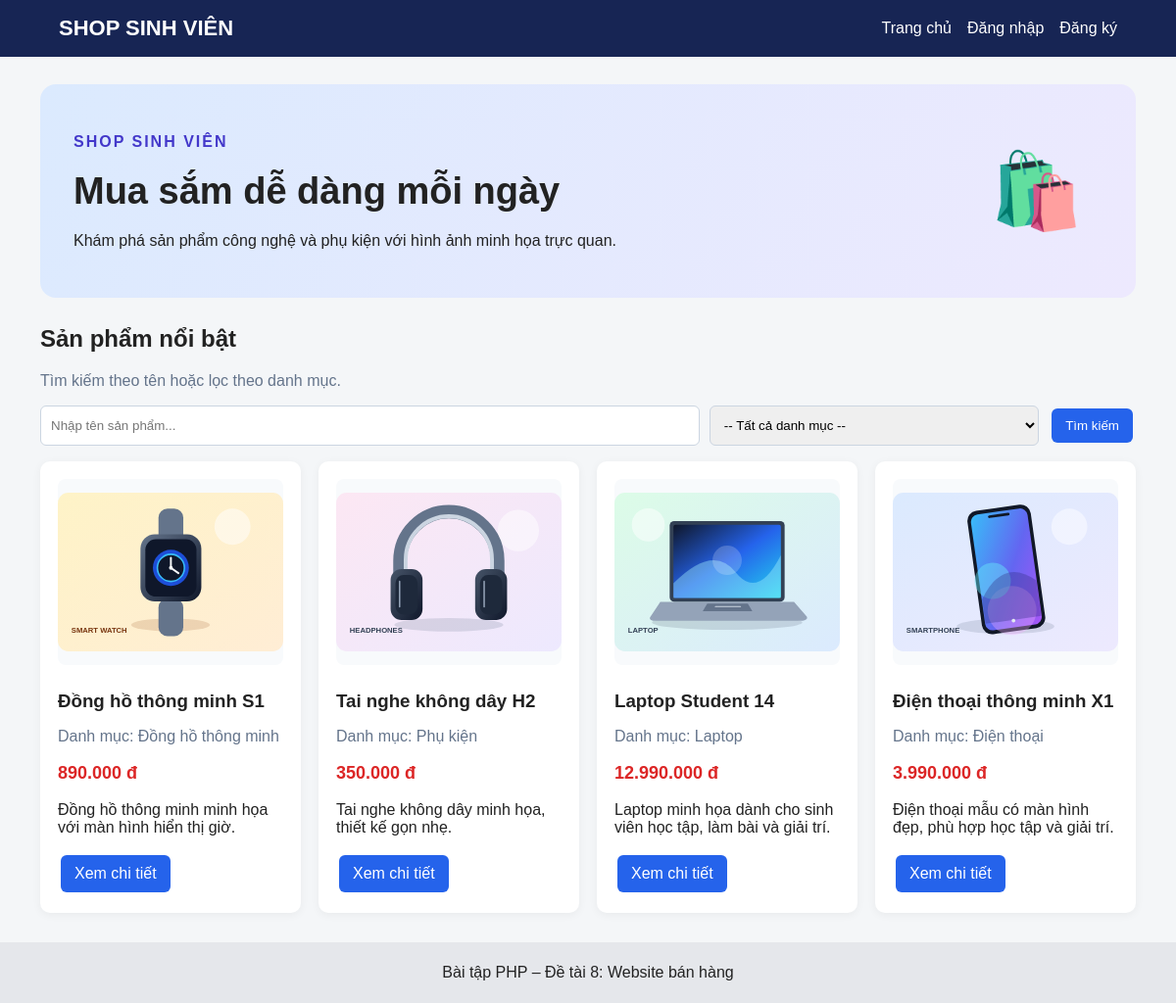
The page / on the database its author committed.
### tables this page shows
CREATE TABLE IF NOT EXISTS products (
 id INT AUTO_INCREMENT PRIMARY KEY,
 name VARCHAR(200) NOT NULL,
 description TEXT,
 price DECIMAL(12,2) NOT NULL DEFAULT 0,
 image VARCHAR(255) DEFAULT '',
 category_id INT NOT NULL,
 created_at TIMESTAMP DEFAULT CURRENT_TIMESTAMP,
 FOREIGN KEY (category_id) REFERENCES categories(id) ON DELETE CASCADE
);

CREATE TABLE IF NOT EXISTS categories (
 id INT AUTO_INCREMENT PRIMARY KEY,
 name VARCHAR(100) NOT NULL
);

### index.php (the view, shortened to what this page needs)
<?php
require_once __DIR__ . '/config/database.php';
require_once __DIR__ . '/includes/header.php';
$sql = "SELECT p.*, c.name AS category_name FROM products p JOIN categories c ON p.category_id=c.id WHERE 1=1";
$params = [];
$sql .= " ORDER BY p.id DESC";
$stmt = $conn->prepare($sql); $stmt->execute($params); $products = $stmt->fetchAll();
?>
<section class="hero"><div><p class="eyebrow">SHOP SINH VIÊN</p><h1>Mua sắm dễ dàng mỗi ngày</h1><p>Khám phá sản phẩm công nghệ và phụ kiện với hình ảnh minh họa trực quan.</p></div><div class="hero-icon">🛍️</div></section><h2>Sản phẩm nổi bật</h2><p class="muted">Tìm kiếm theo tên hoặc lọc theo danh mục.</p>
<form class="search" method="get"><input type="text" name="keyword" placeholder="Nhập tên sản phẩm..." value="<?= htmlspecialchars($_GET['keyword'] ?? '') ?>"><select name="category_id"><option value="">-- Tất cả danh mục --</option></select><button class="btn" type="submit">Tìm kiếm</button></form>
<div class="products"><?php if (!$products): ?><p>Không tìm thấy sản phẩm phù hợp.</p><?php endif; ?><?php foreach ($products as $p): ?><article class="product"><img class="product-image" src="<?= htmlspecialchars($p['image'] ?: 'assets/images/phone.svg') ?>" alt="<?= htmlspecialchars($p['name']) ?>" onerror="this.onerror=null;this.src='assets/images/phone.svg'"><h3><?= htmlspecialchars($p['name']) ?></h3><p class="muted">Danh mục: <?= htmlspecialchars($p['category_name']) ?></p><p class="price"><?= number_format($p['price'], 0, ',', '.') ?> đ</p><p><?= nl2br(htmlspecialchars($p['description'] ?? '')) ?></p><a class="btn" href="product.php?id=<?= $p['id'] ?>">Xem chi tiết</a></article><?php endforeach; ?></div>
<?php require_once __DIR__ . '/includes/footer.php'; ?>

### includes/header.php (shortened to what this page needs)
<!DOCTYPE html><html lang="vi"><head><link rel="stylesheet" href="/website_ban_hang_php_de_tai_8/assets/style.css"></head><body>
<header class="top"><a class="brand" href="/website_ban_hang_php_de_tai_8/index.php">SHOP SINH VIÊN</a><nav><a href="/website_ban_hang_php_de_tai_8/index.php">Trang chủ</a>
<?php if (!empty($_SESSION['user'])): ?>
<span>Xin chào, <?= htmlspecialchars($_SESSION['user']['fullname']) ?></span>
<?php if ($_SESSION['user']['role'] === 'admin'): ?><a href="/website_ban_hang_php_de_tai_8/admin/index.php">Quản trị</a><?php endif; ?>
<a href="/website_ban_hang_php_de_tai_8/logout.php">Đăng xuất</a>
<?php else: ?><a href="/website_ban_hang_php_de_tai_8/login.php">Đăng nhập</a><a href="/website_ban_hang_php_de_tai_8/register.php">Đăng ký</a><?php endif; ?></nav></header><main class="container">

### includes/footer.php
</main><footer class="footer">Bài tập PHP – Đề tài 8: Website bán hàng</footer></body></html>

### assets/style.css (style rules this page uses)
* { box-sizing:border-box }
body { margin:0;font-family:Arial,sans-serif;background:#f4f6f8;color:#222 }
.top { background:#172554;color:white;padding:16px 5%;display:flex;justify-content:space-between;align-items:center;gap:18px;flex-wrap:wrap }
.brand { font-weight:bold;font-size:22px;color:white;text-decoration:none }
.top nav { display:flex;gap:16px;align-items:center;flex-wrap:wrap }
.top nav a { color:white;text-decoration:none }
.container { max-width:1150px;margin:28px auto;padding:0 16px;min-height:65vh }
.footer { text-align:center;padding:22px;background:#e5e7eb;margin-top:30px }
.form-box input,.form-box textarea,.form-box select,.search input,.search select { width:100%;padding:10px;border:1px solid #cbd5e1;border-radius:6px }
.btn { display:inline-block;border:0;border-radius:6px;padding:10px 14px;background:#2563eb;color:white;text-decoration:none;cursor:pointer;margin:3px }
.search { display:grid;grid-template-columns:2fr 1fr auto;gap:10px;margin:16px 0 }
.products { display:grid;grid-template-columns:repeat(auto-fit,minmax(220px,1fr));gap:18px }
.product { background:white;border-radius:10px;padding:18px;box-shadow:0 2px 10px #0000000d }
.product-image { width:100%;height:190px;object-fit:contain;background:#f8fafc;border-radius:8px;margin-bottom:12px }
.hero { display:flex;align-items:center;justify-content:space-between;gap:20px;padding:30px 34px;border-radius:16px;background:linear-gradient(120deg,#dbeafe,#ede9fe);margin-bottom:28px }
.hero h1 { font-size:clamp(26px,4vw,38px);margin:8px 0 }
.hero p { max-width:620px;line-height:1.6 }
.eyebrow { font-weight:bold;letter-spacing:2px;color:#4338ca }
.hero-icon { font-size:76px;padding:20px }
.product h3 { margin:10px 0 }
.product { transition:transform .2s,box-shadow .2s }
.price { font-weight:bold;color:#dc2626;font-size:18px }
.muted { color:#64748b }

### rows shown on the page
products: image (picture), name "Đồng hồ thông minh S1", category.name "Đồng hồ thông minh", price "890.000", description "Đồng hồ thông minh minh họa với màn hình hiển thị giờ."
products: image (picture), name "Tai nghe không dây H2", category.name "Phụ kiện", price "350.000", description "Tai nghe không dây minh họa, thiết kế gọn nhẹ."
products: image (picture), name "Laptop Student 14", category.name "Laptop", price "12.990.000", description "Laptop minh họa dành cho sinh viên học tập, làm bài và giải trí."
products: image (picture), name "Điện thoại thông minh X1", category.name "Điện thoại", price "3.990.000", description "Điện thoại mẫu có màn hình đẹp, phù hợp học tập và giải trí."
